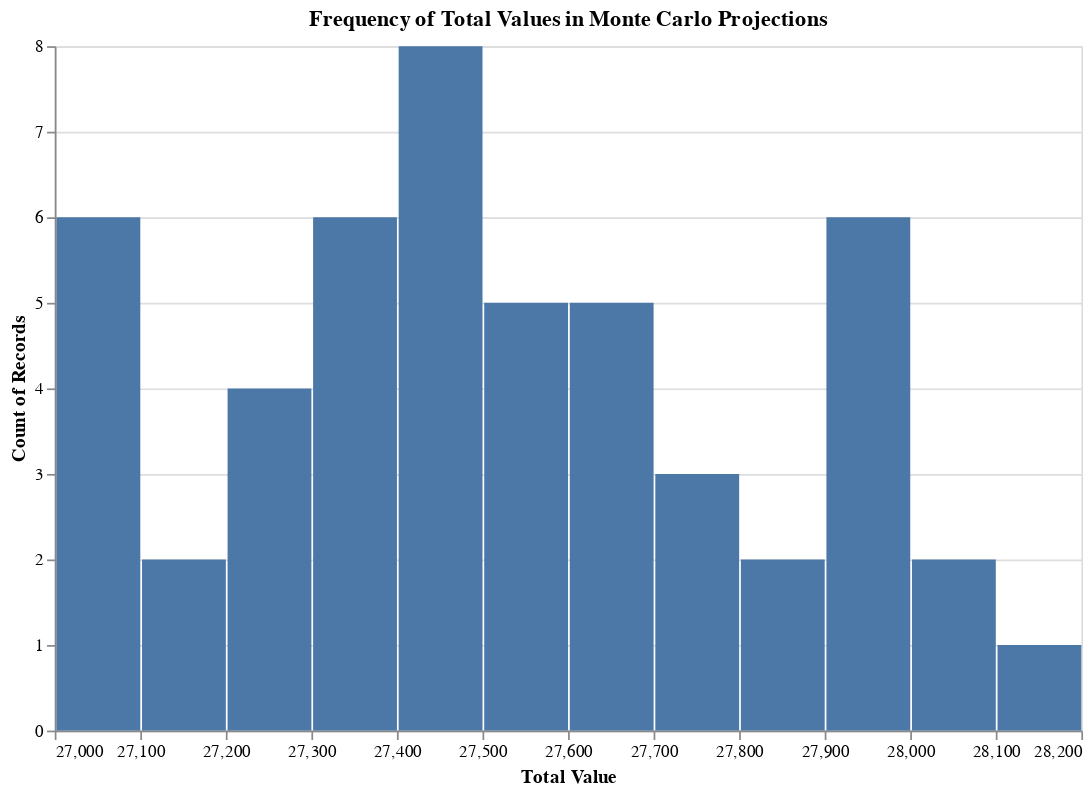

Notebook cell for this chart:
### Markdown cell above
We can then use that data to plot what expected values might look like, and print the average expected value to get an idea of what future values may look like.

### Code cell
total_occurrences = mc_projections['Total'].astype(float).reset_index()

avg = mc_projections['Total'].mean()

bar_plot = alt.Chart(total_occurrences).mark_bar().encode(
    x=alt.X('Total:Q', title='Total Value').bin(maxbins=iters/8),
    y='count()'
    , tooltip=[alt.Tooltip('count()', title='Frequency')]
).properties(
    title='Frequency of Total Values in Monte Carlo Projections',
    width=600, # because the auto-size is quite small
    height=400
)

print(f"Average Expected Value is {avg:.2f}")

bar_plot.display()

### Figure 1 — Vega-Lite specification as saved in the notebook (floating-point values rounded to 4 significant figures)
{"config": {"view": {"continuousWidth": 300, "continuousHeight": 300}}, "data": {"name": "data-403c3e2a91d7d8218e82c89d982fede2"}, "mark": {"type": "bar"}, "encoding": {"tooltip": [{"aggregate": "count", "title": "Frequency", "type": "quantitative"}], "x": {"bin": {"maxbins": 12.5}, "field": "Total", "title": "Total Value", "type": "quantitative"}, "y": {"aggregate": "count", "type": "quantitative"}}, "height": 400, "title": "Frequency of Total Values in Monte Carlo Projections", "width": 600, "$schema": "https://vega.github.io/schema/vega-lite/v5.20.1.json", "datasets": {"data-403c3e2a91d7d8218e82c89d982fede2": [{"index": 0, "Total": 27030.0}, {"index": 1, "Total": 27060.0}, {"index": 2, "Total": 27070.0}, {"index": 3, "Total": 27070.0}, {"index": 4, "Total": 27070.0}, {"index": 5, "Total": 27080.0}, {"index": 6, "Total": 27170.0}, {"index": 7, "Total": 27180.0}, {"index": 8, "Total": 27230.0}, {"index": 9, "Total": 27260.0}, {"index": 10, "Total": 27280.0}, {"index": 11, "Total": 27290.0}, {"index": 12, "Total": 27340.0}, {"index": 13, "Total": 27380.0}, {"index": 14, "Total": 27390.0}, {"index": 15, "Total": 27390.0}, {"index": 16, "Total": 27390.0}, {"index": 17, "Total": 27410.0}, {"index": 18, "Total": 27390.0}, {"index": 19, "Total": 27470.0}, {"index": 20, "Total": 27450.0}, {"index": 21, "Total": 27440.0}, {"index": 22, "Total": 27430.0}, {"index": 23, "Total": 27430.0}, {"index": 24, "Total": 27440.0}, {"index": 25, "Total": 27510.0}, {"index": 26, "Total": 27500.0}, {"index": 27, "Total": 27540.0}, {"index": 28, "Total": 27600.0}, {"index": 29, "Total": 27600.0}, {"index": 30, "Total": 27560.0}, {"index": 31, "Total": 27580.0}, {"index": 32, "Total": 27640.0}, {"index": 33, "Total": 27640.0}, {"index": 34, "Total": 27650.0}, {"index": 35, "Total": 27670.0}, {"index": 36, "Total": 27710.0}, {"index": 37, "Total": 27770.0}, {"index": 38, "Total": 27780.0}, {"index": 39, "Total": 27800.0}, {"index": 40, "Total": 27880.0}, {"index": 41, "Total": 27950.0}, {"index": 42, "Total": 27930.0}, {"index": 43, "Total": 27960.0}, {"index": 44, "Total": 27950.0}, {"index": 45, "Total": 27960.0}, {"index": 46, "Total": 27990.0}, {"index": 47, "Total": 28020.0}, {"index": 48, "Total": 28070.0}, {"index": 49, "Total": 28140.0}]}}
